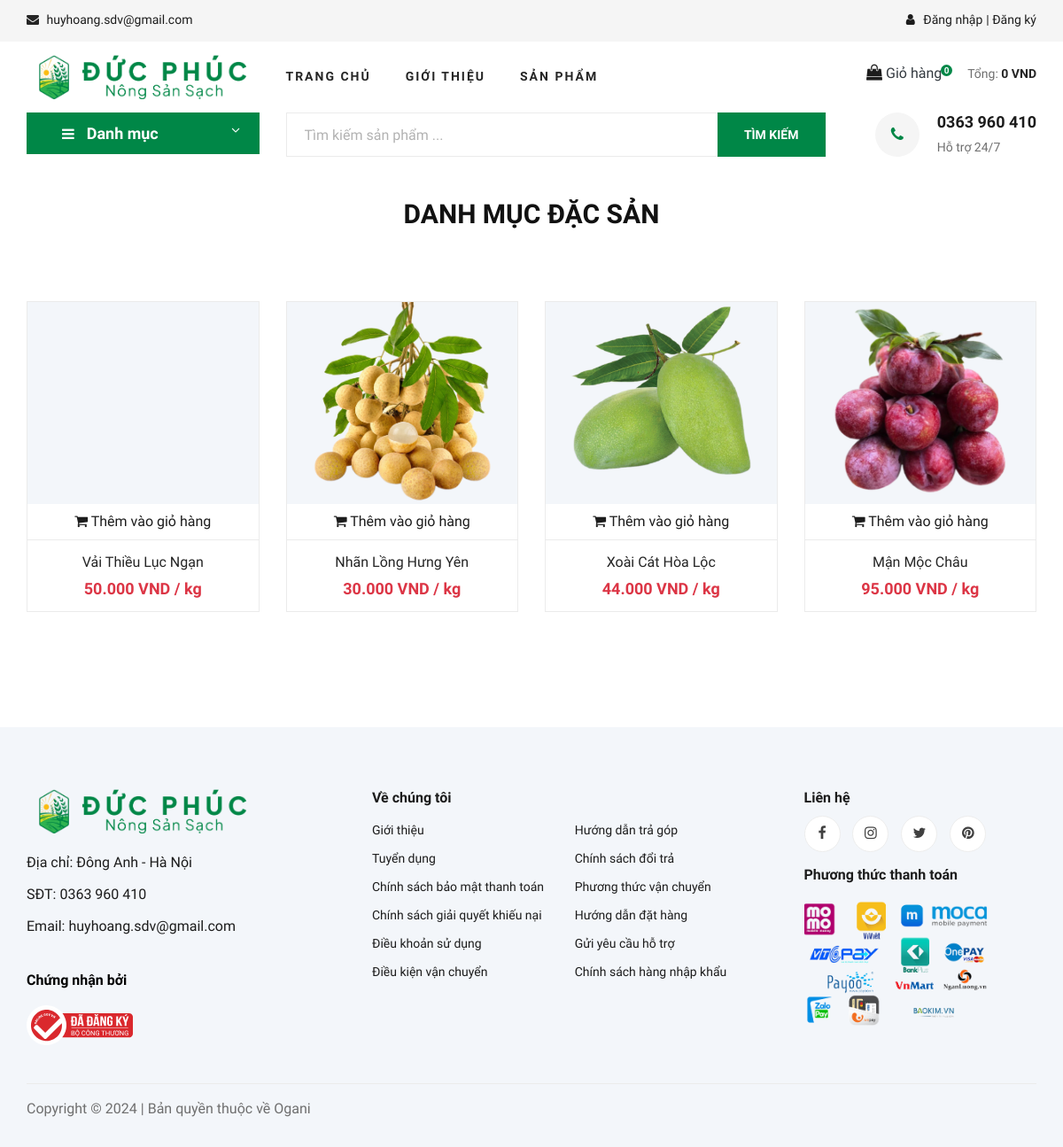
/product-category.php?id=1, run on the app's committed database.
### tables this page shows
CREATE TABLE `categories` (
  `id` int(11) NOT NULL,
  `name` varchar(255) NOT NULL,
  `image` text NOT NULL
);

CREATE TABLE `products` (
  `id` int(11) NOT NULL,
  `name` varchar(255) NOT NULL,
  `price` int(11) NOT NULL,
  `qty` int(11) NOT NULL,
  `description` text DEFAULT NULL,
  `category_id` int(11) NOT NULL,
  `image` text NOT NULL,
  `unit` varchar(255) DEFAULT NULL
);

### helpers/helper.php (called while the page is built, shortened)
<?php
    function getProductByCategoryId($connect, $categoryId)
    {
        $products = [];
        $sql = "SELECT a.*, b.name category_name FROM products a, categories b WHERE a.category_id = b.id AND a.category_id = {$categoryId}";
        $result = mysqli_query($connect, $sql);
        while ($row = mysqli_fetch_assoc($result)) {
            $products[] = $row;
        }
        return $products;
    }
    function getCategoryById($connect, $id)
    {
        $sql = "SELECT * FROM categories WHERE id = {$id}";
        $result = mysqli_query($connect, $sql);
        $category = mysqli_fetch_assoc($result);
        return $category;
    }

### product-category.php (the view)
<?php
    include 'layouts/header.php';
    include 'inc/search.php';
?>
<h3 class="text-center mt-3 text-uppercase" style="font-weight: bold;">DANH MỤC <?= getCategoryById($connect, $_GET['id'])['name'] ?></h3>
<section class="product spad">
    <div class="container">
        <div class="row">
            <div class="col-lg-12 col-md-12">
                <div class="row">
                    <?php if (count(getProductByCategoryId($connect, $_GET['id'])) > 0) : ?>
                        <?php $count = 1;
                        foreach (getProductByCategoryId($connect, $_GET['id']) as $product) : ?>
                            <div class="col-lg-3 col-md-6 col-sm-6">
                                <div class="product__item">
                                    <div class="product__item__pic set-bg" data-setbg="assets/admin/img/products/<?= $product['image'] ?>">
                                        <a href="product-details.php?id=<?= $product['id'] ?>" style="display: block; width: 100%; height: 100%;"></a>
                                        <ul class="product__item__pic__hover">
                                            <li>
                                                <?php if ($product['qty'] > 0): ?>
                                                    <a href="javascript:void(0)" onclick="addToCart(<?= $product['id'] ?>);"><i class="fa fa-shopping-cart"></i> Thêm vào giỏ hàng</a>
                                                <?php else: ?>
                                                    <a href="javascript:void(0)" id="sold-out">Đã hết hàng</a>
                                                <?php endif; ?>
                                            </li>
                                        </ul>
                                    </div>
                                    <div class="product__item__text">
                                        <h6><a href="product-details.php?id=<?= $product['id'] ?>"><?= $product['name'] ?></a></h6>
                                        <h5 class="text-danger text-center"><?= number_format($product['price'],-3,',','.') ?> VND / <?= $product['unit'] ?></h5>
                                    </div>
                                </div>
                            </div>
                        <?php endforeach; ?>
                    <?php else: ?>
                        <div class="col-lg-4 col-md-6 col-sm-6">
                            Hiện chưa có sản phẩm nào
                        </div>
                    <?php endif; ?>
                </div>
            </div>
        </div>
    </div>
</section>
<?php include 'layouts/footer.php'; ?>

### assets/client/css/style.css (style rules this page uses)
html, body { height: 100%; font-family: "Plus Jakarta Sans", sans-serif; -webkit-font-smoothing: antialiased; font-smoothing: antialiased }
h1, h2, h3, h4, h5, h6 { margin: 0; color: #111; font-weight: 400; font-family: "Plus Jakarta Sans", sans-serif }
h3 { font-size: 30px }
h5 { font-size: 18px }
h6 { font-size: 16px }
ul, ol { padding: 0; margin: 0 }
.set-bg { background: no-repeat top center; background-size: cover }
.spad { padding-top: 100px; padding-bottom: 100px }
.product { padding-top: 80px; padding-bottom: 80px }
.product__item__pic__hover { position: absolute; left: 0; bottom: 0; width: 100%; text-align: center; -webkit-transition: all, 0.5s; -moz-transition: all, 0.5s; -ms-transition: all, 0.5s; -o-transition: all, 0.5s; transition: all, 0.5s }
.product__item__pic__hover li { list-style: none; display: inline-block; margin-right: 6px; width: 100% }
.product__item__pic__hover li:last-child { margin-right: 0 }
.product__item__pic__hover li a { font-size: 16px; color: #1c1c1c; height: 40px; line-height: 40px; text-align: center; background: #fff; display: block; -webkit-transition: all, 0.5s; -moz-transition: all, 0.5s; -ms-transition: all, 0.5s; -o-transition: all, 0.5s; transition: all, 0.5s }
.product__item__pic__hover li a i { position: relative; transform: rotate(0); -webkit-transition: all, 0.3s; -moz-transition: all, 0.3s; -ms-transition: all, 0.3s; -o-transition: all, 0.3s; transition: all, 0.3s }
.product__item { margin-bottom: 50px }
.product__item__pic { height: 270px; position: relative; overflow: hidden; border: 1px solid #ebebeb }
.product__item__text { text-align: center; padding: 15px 0; border: 1px solid #ebebeb; border-top: 0 }
.product__item__text h6 { margin-bottom: 10px }
.product__item__text h6 a { color: #252525 }
.product__item__text h5 { color: #252525; font-weight: 700 }
@media only screen and (min-width:1200px) { .container { max-width: 1170px } }

### data on the page
categories: name "ĐẶC SẢN"
products: $product['id'] 1 (drawn), name "Vải Thiều Lục Ngạn", price "50.000", unit "kg"
products: shows a picture, name "Nhãn Lồng Hưng Yên", price "30.000", unit "kg"
products: shows a picture, name "Xoài Cát Hòa Lộc", price "44.000", unit "kg"
products: shows a picture, name "Mận Mộc Châu", price "95.000", unit "kg"
